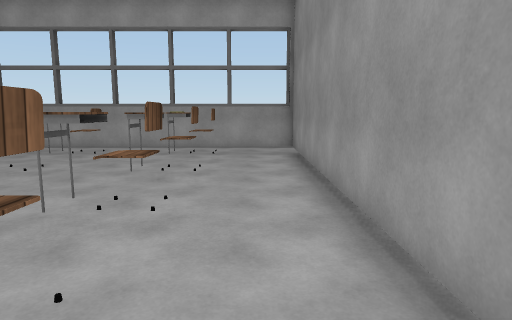
View 1 (above)

16 first-person views from a walk through a Unity game level. The camera is 1.5 m above the floor, tilts 8° down and sees 75° across. The floor is counted in squares, 1 m on a side. Each view is taken from the middle of a square. On the plan, view 1 faces up. The plan holds only what a view shows up to about 15 squares ahead; the rest is blank. The place goes on beyond the plan. The player is left out. Some surface patterns are stand-ins.

View 2
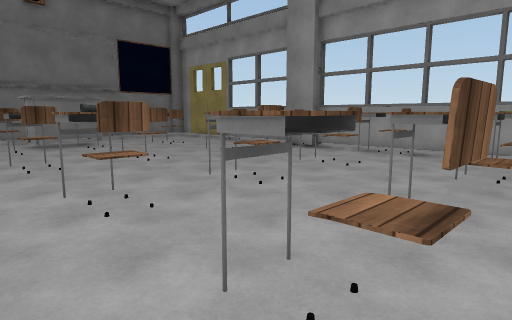

View 3
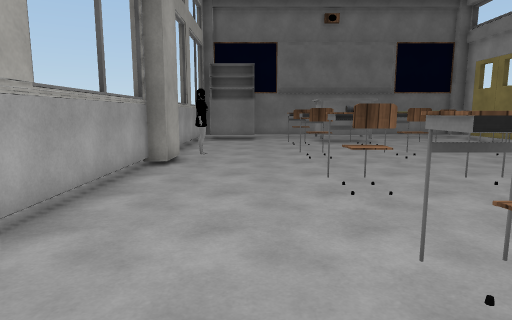

View 4
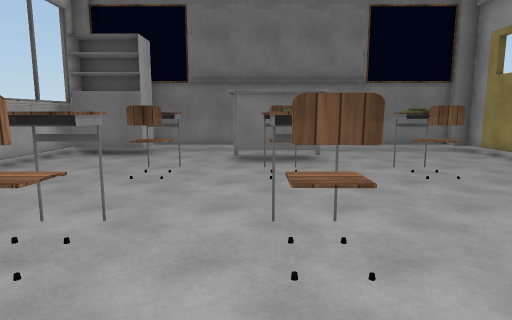

View 5
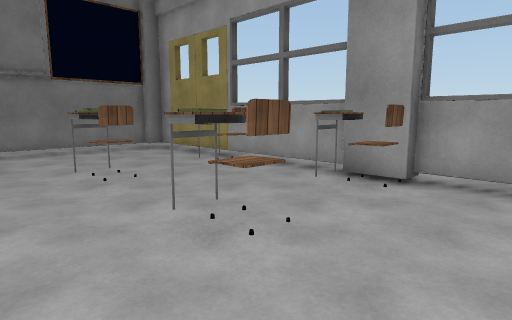

View 6
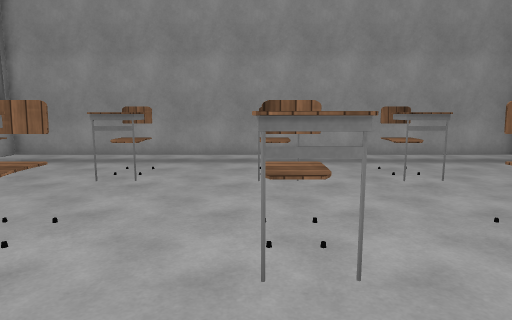

View 7
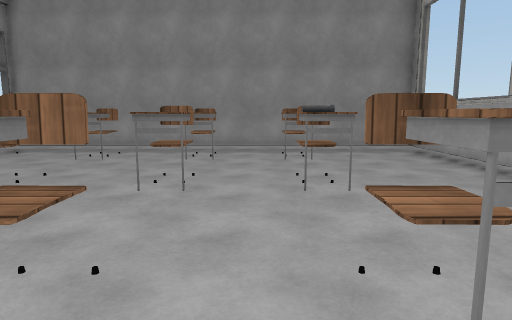

View 8
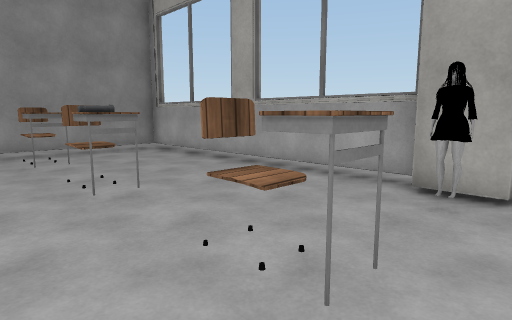

View 9
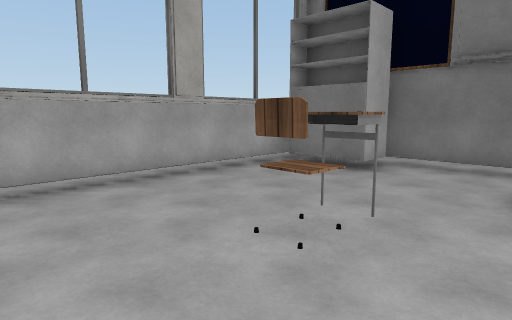

View 10
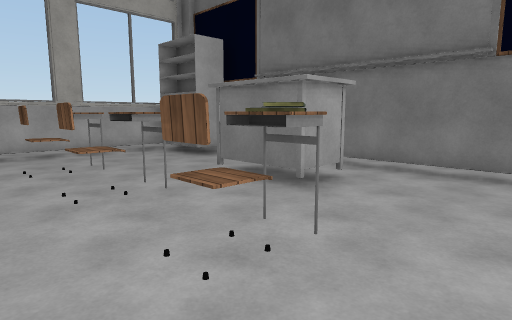

View 11
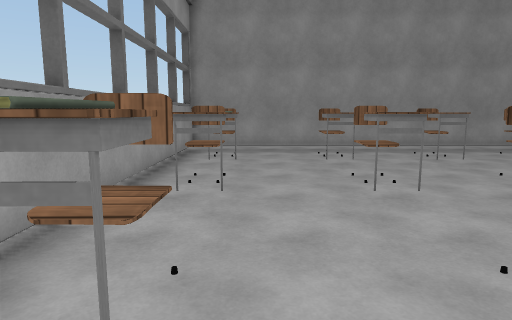

View 12
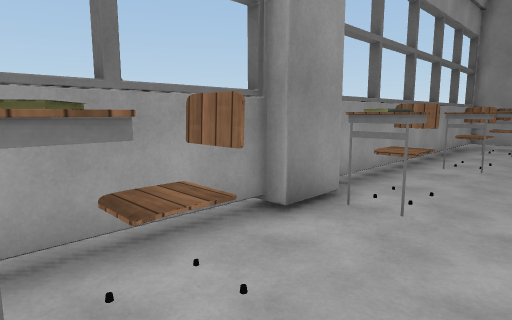

View 13
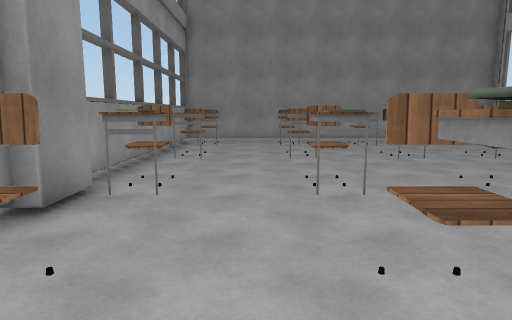

View 14
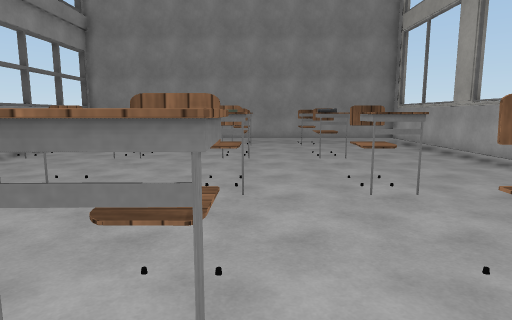

View 15
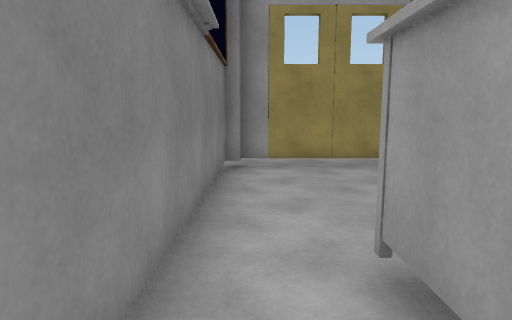

View 16
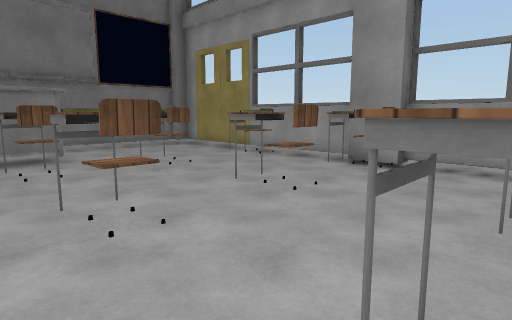

### Floor plan
Key: @ floor where view 1 was taken; # wall or solid block; . floor; C chair; E desk; T thing the floor can be seen under or through; O other object.
Columns run from 21 left of view 1 to 2 right of it. Each row starts with its distance up from view 1.
 13 ########################
 12 #.........##...........#
 11 #.....EC..EC...OC.OC...#
 10 #......................#
  9 #......................#
  8 #.....EC..EC...EC.OC...#
  7 #.....E....C...E...C...#
  6 #.TT...................#
  5 #.TT..EC..EC...EC.EC...#
  4 #.TT..E....C...E...C...#
  3 #......................#
  2 #.....EC..EC...EC.EC...#
  1 #......................#
  0 ###..................@.#
 -1   #....................#
 -2   #.......##...........#
 -3   ######################

Where each view was taken, in squares from view 1:
view 1: 0 up, 0 right, facing up
view 2: 0 up, 1 left, facing up-left
view 3: 0 up, 0 right, facing left
view 4: 4 up, 7 left, facing left
view 5: 5 up, 7 left, facing up-left
view 6: 5 up, 9 left, facing right
view 7: 3 up, 12 left, facing right
view 8: 4 up, 12 left, facing down-right
view 9: 4 up, 11 left, facing down-left
view 10: 10 up, 12 left, facing down-left
view 11: 10 up, 12 left, facing right
view 12: 9 up, 15 left, facing up-right
view 13: 9 up, 16 left, facing right
view 14: 4 up, 16 left, facing right
view 15: 3 up, 20 left, facing up
view 16: 3 up, 6 left, facing up-left
